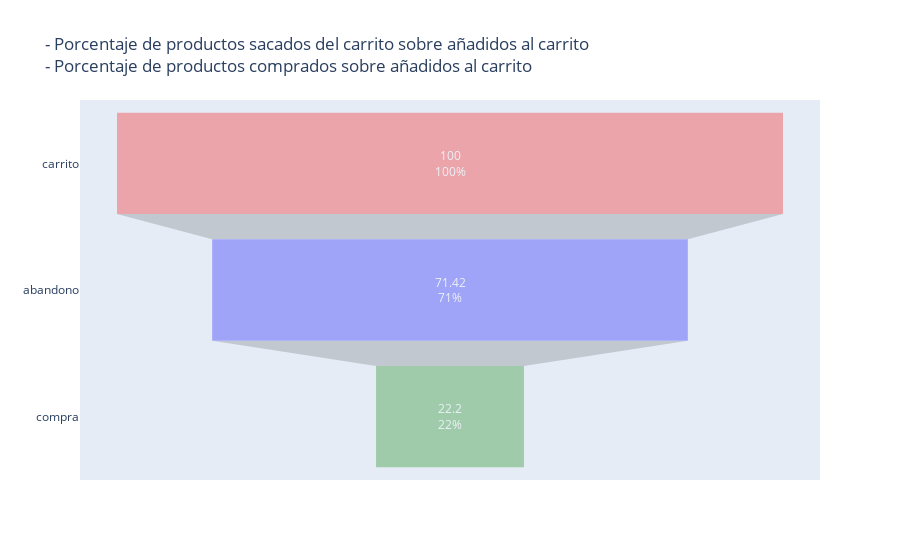

Notebook code cell kept with this figure:
### Code cell
# Esta función recibe la variable de los eventos como entrada
def funnel_analytics_2(evento):
    
    # hacemos el conteo
    eventos = df.evento.value_counts()

    # preparamos las variables
    carrito = 100
    porcentaje_remove_sobre_cart = (eventos['remove_from_cart'] / eventos['cart']) * 100
    porcentaje_purchase_sobre_cart = (eventos['purchase'] / eventos['cart']) * 100
    
    kpis = pd.DataFrame({'kpi':['carrito','abandono','compra'],
                         'valor':[carrito, porcentaje_remove_sobre_cart, porcentaje_purchase_sobre_cart]})
    
    # Crear el gráfico
    fig = go.Figure(go.Funnel(
    y = kpis['kpi'],  # Nombres de las etapas
    x = kpis['valor'].round(2),  # Valores en porcentaje
    marker = {'color': ['red', 'blue', 'green']},  # Colores personalizados
    opacity = 0.3,  # Opacidad de las barras
    textinfo = "value+percent initial"  # Mostrar valores y porcentaje inicial
    ))

    # Configurar el título del gráfico
    fig.update_layout(title = "- Porcentaje de productos sacados del carrito sobre añadidos al carrito <br>- Porcentaje de productos comprados sobre añadidos al carrito")

    # Mostrar el gráfico
    fig.show()

    #imprimimos un informe de conclusiones
    print(f'Porcentaje de productos sacados del carrito (remove_from_cart) sobre el total de añadidos al carrito (cart): {porcentaje_remove_sobre_cart:.2f}%')
    print(f"Porcentaje de productos comprados (purchase) sobre el total de añadidos al carrito (cart): {porcentaje_purchase_sobre_cart:.2f}%")
    print(f'\nPor tanto existe un {porcentaje_remove_sobre_cart.round(2)}% de abandonos sobre los que se puede trabajar')

funnel_analytics_2(df.evento)

### Figure 1 — Plotly figure (JSON) as saved in the notebook; plotly's stock layout.template omitted (floating-point values rounded to 4 significant figures)
{"data": [{"marker": {"color": ["red", "blue", "green"]}, "opacity": 0.3, "textinfo": "value+percent initial", "type": "funnel", "x": [100.0, 71.42, 22.2], "y": ["carrito", "abandono", "compra"]}], "layout": {"title": {"text": "- Porcentaje de productos sacados del carrito sobre añadidos al carrito <br>- Porcentaje de productos comprados sobre añadidos al carrito"}}}
